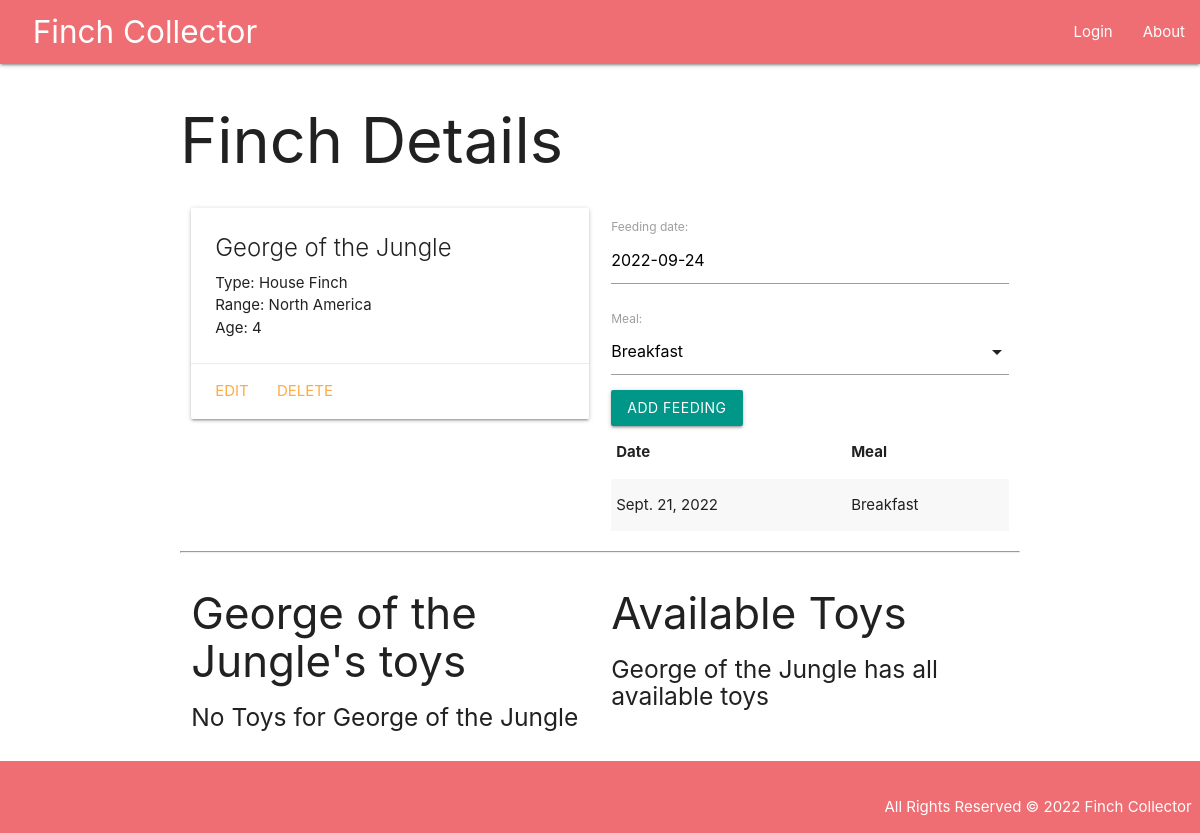
The page /finches/1/ on the database as committed earlier.
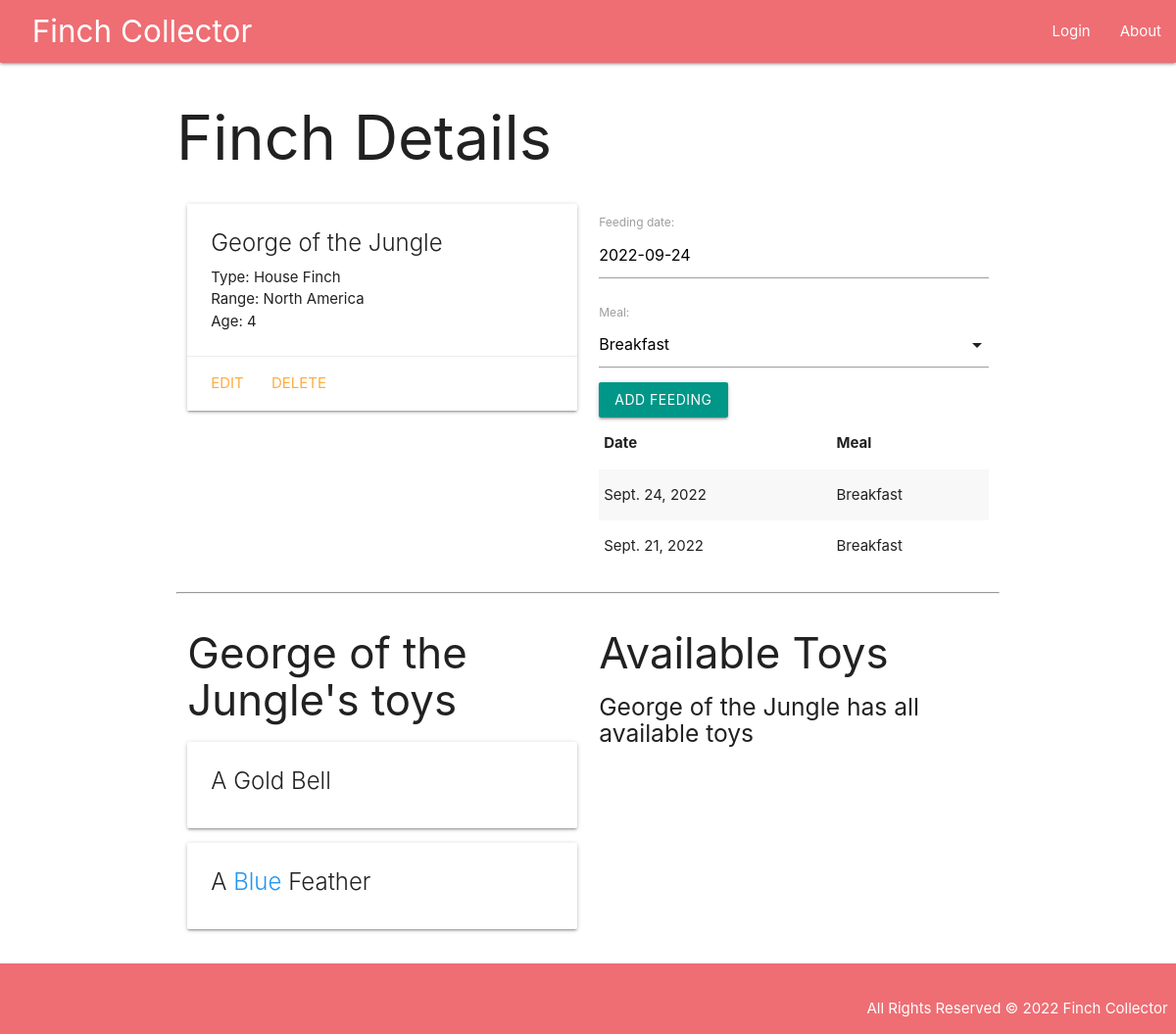
The same page on the database as committed later.
### main_app/models.py (models this page shows, shortened)
class Finch(models.Model):
  name = models.CharField(max_length=100)
  type = models.CharField(max_length=100)
  region = models.TextField(max_length=250)
  age = models.IntegerField()
  toys = models.ManyToManyField(Toy)
  user = models.ForeignKey(User, on_delete=models.CASCADE)

class Feeding(models.Model):
  date = models.DateField('feeding date')
  meal = models.CharField(
    max_length=1,
    choices=MEALS,
    default=MEALS[0][0]
  )
  finch = models.ForeignKey(Finch, on_delete=models.CASCADE)
  class Meta:
    ordering = ['-date']

class Toy(models.Model):
  name = models.CharField(max_length=50)
  color = models.CharField(max_length=20)

### main_app/views.py (the view)
# urls.py: path('finches/<int:finch_id>/', views.finch_details, name='details'),
def finch_details(request, finch_id):
  finch = Finch.objects.get(id=finch_id)
  feeding_form = FeedingForm()
  toys_finch_doesnt_have = Toy.objects.exclude(id__in = finch.toys.all().values_list('id'))
  return render(request, 'finches/detail.html',
  {
    'finch': finch,
    'page_name' : 'Details',
    'feeding_form' : feeding_form,
    'toys': toys_finch_doesnt_have,
  })

### main_app/forms.py
class FeedingForm(ModelForm):
  class Meta:
    model = Feeding
    fields = ('date', 'meal')

### main_app/templates/finches/detail.html (shortened to what this page needs)
{% extends 'base.html' %}
{% block content %}
<h1>Finch Details</h1>
<div class="row">
  <div class="col s6">
    <div class="card">
      <div class="card-content">
        <span class="card-title">{{ finch.name }}</span>
        <p>Type: {{ finch.type }}</p>
        <p>Range: {{ finch.region }}</p>
        <p>Age: {{ finch.age }}</p>
      </div>
      <div class="card-action">
        <a href="{% url 'finch_update' finch.id %}">Edit</a>
        <a href="{% url 'finch_delete' finch.id %}">Delete</a>
      </div>
    </div>
  </div>
  <div class="col s6">
    <form action="{% url 'add_feeding' finch.id%}" method="POST">
      {{ feeding_form.as_p }}
      <input class="btn teal"type="submit" value="Add Feeding">
    </form>
    <table class="striped">
      <thead>
        <tr>
          <th>Date</th>
          <th>Meal</th>
        </tr>
      </thead>
      <tbody>
        {% for feeding in finch.feeding_set.all %}
          <tr>
            <td>{{ feeding.date }}</td>
            <td>{{ feeding.get_meal_display }}</td>
          </tr>
        {% endfor %}
      </tbody>
    </table>
  </div>
</div>
<hr>
<div class="row">
  <div class="col s6">
    <h3>{{ finch.name }}'s toys</h3>
    {% if finch.toys.count %}
    {% for toy in finch.toys.all %}
      <div class="card">
        <div class="card-content">
          <span class="card-title">
            A <span class="{{ toy.color.lower }}-text">{{ toy.color }}</span>
            {{ toy.name }}
          </span>
        </div>
      </div>
    {% endfor %}
    {% else %}
      <h5>No Toys for {{ finch.name }}</h5>
    {% endif %}
  </div>
  <div class="col s6">
    <h3>Available Toys</h3>
    {% if toys.count %}
    {% for toy in toys.all %}
    <div class="card">
      <div class="card-content">
        <span class="card-title">
          A <span class="{{ toy.color.lower }}-text">{{ toy.color }}</span>
          {{ toy.name }}
        </span>
      </div>
      <div class="card-action">
        <form action="{% url 'assoc_toy' finch.id toy.id %}" method="POST">
          {% csrf_token %}
          <input class="btn" type="submit" value="Add">
        </form>
      </div>
    </div>
    {% endfor %}
    {% else %}
    <h5>{{ finch.name }} has all available toys</h5>
    {% endif %}
  </div>
</div>
{% endblock %}

### main_app/templates/base.html (shortened to what this page needs)
{% load static %}
<!DOCTYPE html>
<html lang="en">
<head>
  <link
  rel="stylesheet"
  href="https://cdnjs.cloudflare.com/ajax/libs/materialize/1.0.0/css/materialize.min.css"
  />
  <link rel="stylesheet" href="{% static 'css/style.css' %}">
</head>
<body>
  <header class="navbar-fixed">
    <nav>
      <div class="nav-wrapper">
        <ul>
          <li>
            <a href="/" class="left brand-logo">&nbsp;&nbsp;Finch Collector</a>
          </li>
        </ul>
        <ul class="right">
          {% if user.is_authenticated %}
          <li><a href="{% url 'index' %}">View Finches</a></li>
          <li><a href="{% url 'toys' %}">View Toys</a></li>
          <li><a href="{% url 'finch_create' %}">Add a Finch</a></li>
          <li><a href="{% url 'toy_create' %}">Add a Toy</a></li>
          <li><a href="{% url 'logout' %}">Logout</a></li>
          {% else %}
          <li><a href="{% url 'login' %}">Login</a></li>
          {% endif %}
          <li><a href="{% url 'about' %}">About</a></li>
        </ul>
      </div>
    </nav>
  </header>
  <main class="container">
    {% block content %}
    {% endblock %}
  </main>
  <footer class="page-footer">
    <p class="right">
      All Rights Reserved &copy; 2022 Finch Collector &nbsp;
    </p>
  </footer>
</body>
</html>

### main_app/static/css/style.css (style rules this page uses)
body { display: flex; flex-direction: column; min-height: 100vh; }
.nav-wrapper { padding-left: 1rem; }
main { flex-grow: 1; }
footer { padding-top: 0; text-align: right; }

Rows that differ between the two databases and show on the page:
shown differently, row unchanged: Finch "George of the Jungle": name "George of the Jungle" → (not shown)
added Feeding: date "Sept. 24, 2022", meal "Breakfast"
added Toy: color "Gold", name "Bell"
added Toy: color "Blue", name "Feather"
Other text that changed with them:
text no longer shown: "No Toys for"
